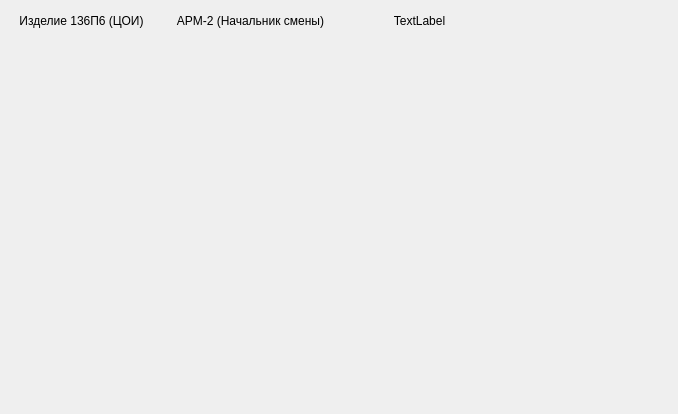
<?xml version="1.0" encoding="UTF-8"?>
<ui version="4.0">
 <class>MainWindow</class>
 <widget class="QMainWindow" name="MainWindow">
  <property name="geometry">
   <rect>
    <x>0</x>
    <y>0</y>
    <width>678</width>
    <height>414</height>
   </rect>
  </property>
  <property name="windowTitle">
   <string>ЦОИ</string>
  </property>
  <widget class="QWidget" name="centralwidget">
   <widget class="QWidget" name="wHeader" native="true">
    <property name="geometry">
     <rect>
      <x>0</x>
      <y>0</y>
      <width>501</width>
      <height>41</height>
     </rect>
    </property>
    <widget class="QWidget" name="horizontalLayoutWidget">
     <property name="geometry">
      <rect>
       <x>0</x>
       <y>0</y>
       <width>501</width>
       <height>41</height>
      </rect>
     </property>
     <layout class="QHBoxLayout" name="horizontalLayout">
      <item>
       <widget class="QLabel" name="label_2">
        <property name="text">
         <string>Изделие 136П6 (ЦОИ)</string>
        </property>
        <property name="alignment">
         <set>Qt::AlignCenter</set>
        </property>
       </widget>
      </item>
      <item>
       <widget class="QLabel" name="label">
        <property name="enabled">
         <bool>true</bool>
        </property>
        <property name="text">
         <string>АРМ-2 (Начальник смены)</string>
        </property>
        <property name="alignment">
         <set>Qt::AlignCenter</set>
        </property>
       </widget>
      </item>
      <item>
       <widget class="QLabel" name="curTimer">
        <property name="text">
         <string>TextLabel</string>
        </property>
        <property name="alignment">
         <set>Qt::AlignCenter</set>
        </property>
       </widget>
      </item>
     </layout>
    </widget>
   </widget>
  </widget>
 </widget>
 <resources/>
 <connections/>
</ui>
